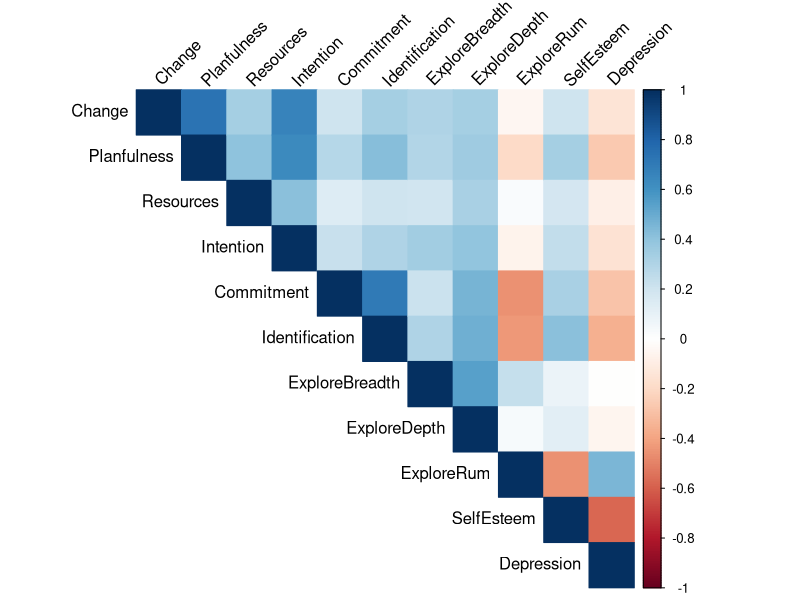

R code for this plot: (Note: this script raises an error after producing the figure.)
### Laura Maria Fetz
### Reshaping the essence of personal growth, identity formation, and well-being
### Last updated 3rd of October 2026

#------------------------------------------------------------------------------- LOADING DATA AND PACKAGES
# Load packages
library(lavaan)
library(corrplot)
library(tidyverse)

# Import correlation matrix
data <- c(0.73,
          0.33, 0.40,
          0.66, 0.63, 0.41,
          0.20, 0.28, 0.14, 0.22,
          0.33, 0.42, 0.20, 0.30, 0.70,
          0.30, 0.29, 0.19, 0.34, 0.21, 0.30,
          0.33, 0.35, 0.32, 0.39, 0.46, 0.48, 0.54,
          -0.05, -0.20, 0.02, -0.07, -0.46, -0.44, 0.23, 0.03,
          0.20, 0.33, 0.18, 0.24, 0.32, 0.41, 0.08, 0.12, -0.46,
          -0.15, -0.27, -0.09, -0.16, -0.29, -0.36, -0.01, -0.06, 0.45, -0.58)


# Summary statistics
N   <- 551
M   <- c(3.04, 2.97, 2.33, 3.17, 3.54, 3.47, 3.53, 3.17, 2.58, 3.11, 0.91)
SDs <- c(0.86, 0.91, 1.14, 0.88, 0.95, 0.85, 0.78, 0.80, 0.96, 0.64, 0.65)

# Variable names
obsnames <- c("Change", "Planfulness", "Resources", "Intention", 
              "Commitment", "Identification", "ExploreBreadth", "ExploreDepth", 
              "ExploreRum", "SelfEsteem", "Depression")

#------------------------------------------------------------------------------- CORRELATION AND COVARIANCE MATRIX
# Correlation matrix
(corMat <- getCov(data, diagonal = FALSE, names = obsnames))


# Create a heatmap
corrplot(corMat, method = "color", type = "upper", 
         tl.col = "black", tl.srt = 45)


# Covariance matrix
(covMat <- getCov(data, diagonal = FALSE, sds= SDs, names = obsnames))

#------------------------------------------------------------------------------- INITIAL MODEL
# Define model
model1 <- '
    # Regressions
    Commitment       ~         b52*Planfulness
    Identification   ~         b62*Planfulness
    ExploreBreadth   ~         b74*Intention
    ExploreDepth     ~         b83*Resources + b84*Intention
    ExploreRum       ~         b91*Change + b92*Planfulness + b93*Resources
    SelfEsteem       ~         b102*Planfulness + b106*Identification + 
                               b107*ExploreBreadth + b109*ExploreRum
    Depression       ~         b112*Planfulness + b116*Identification + 
                               b119*ExploreRum

    # Residual variance
    Change          ~~         p11*Change
    Planfulness     ~~         p22*Planfulness
    Resources       ~~         p33*Resources
    Intention       ~~         p44*Intention
    Commitment      ~~         p55*Commitment
    Identification  ~~         p66*Identification
    ExploreBreadth  ~~         p77*ExploreBreadth
    ExploreDepth    ~~         p88*ExploreDepth
    ExploreRum      ~~         p99*ExploreRum
    SelfEsteem      ~~         p1010*SelfEsteem
    Depression      ~~         p1111*Depression
'

# Run model
model1Out <- lavaan(model1, sample.cov = covMat, 
                    sample.nobs = N, likelihood = "wishart")

# Print summary
summary(model1Out, standardized = TRUE, fit = TRUE)


#------------------------------------------------------------------------------- UPDATE MODELS ADDING ONLY COVARIANCES
# Adjust critical value for 40 df
crit <- qchisq(.05/40, df=1, lower.tail = TRUE)

# Modification indices
modificationIndices(model1Out, sort. = TRUE, minimum.value = crit)
 
# Update model
model2 <- c(model1, 'Planfulness ~~ p1122*Change')


# Run model
model2Out <- lavaan(model2, sample.cov = covMat,
                    sample.nobs = N, likelihood = "wishart")

# Print summary
summary(model2Out, fit = TRUE)


# Adjust critical value for 39 df
crit <- qchisq(.05/39, df=1, lower.tail = TRUE)

# Modification indices
modificationIndices(model2Out, sort. = TRUE, minimum.value = crit)

# Update model
model3 <- c(model2, 'Commitment ~~ p6655*Identification')


# Run model
model3Out <- lavaan(model3, sample.cov = covMat,
                    sample.nobs = N, likelihood = "wishart")

# Print summary
summary(model3Out, fit = TRUE)
 
 
# Adjust critical value for 38 df
crit <- qchisq(.05/38, df=1, lower.tail = TRUE)

# Modification indices
modificationIndices(model3Out, sort. = TRUE, minimum.value = crit)

# Update model
model4 <- c(model3, 'ExploreBreadth ~~ p8877*ExploreDepth')


# Run model
model4Out <- lavaan(model4, sample.cov = covMat,
                    sample.nobs = N, likelihood = "wishart")

# Print summary
summary(model4Out, fit = TRUE)
 

# Adjust critical value for 37 df
crit <- qchisq(.05/37, df=1, lower.tail = TRUE)

# Modification indices
modificationIndices(model4Out, sort. = TRUE, minimum.value = crit)
 
# Update model
model5 <- c(model4, 'SelfEsteem ~~ p1110*Depression')


# Run model
model5Out <- lavaan(model5, sample.cov = covMat,
                    sample.nobs = N, likelihood = "wishart")

# Print summary
summary(model5Out, fit = TRUE)
 

# Adjust critical value for 36 df
crit <- qchisq(.05/36, df=1, lower.tail = TRUE)

# Modification indices
modificationIndices(model5Out, sort. = TRUE, minimum.value = crit)
 
# Update model
model6 <- c(model5, 'Intention ~~ p3344*Resources')


# Run model
model6Out <- lavaan(model6, sample.cov = covMat,
                    sample.nobs = N, likelihood = "wishart")

# Print summary
summary(model6Out, fit = TRUE)
 

# Adjust critical value for 35 df
crit <- qchisq(.05/35, df=1, lower.tail = TRUE)

# Modification indices
modificationIndices(model6Out, sort. = TRUE, minimum.value = crit)
 
# Update model
model7 <- c(model6, 'Intention ~~ p1144*Change')

# Run model
model7Out <- lavaan(model7, sample.cov = covMat,
                    sample.nobs = N, likelihood = "wishart")

# Print summary
summary(model7Out, fit = TRUE)
 
 
# Adjust critical value for 34 df
crit <- qchisq(.05/34, df=1, lower.tail = TRUE)

# Modification indices
modificationIndices(model7Out, sort. = TRUE, minimum.value = crit)

# Update model
model8 <- c(model7, 'Planfulness ~~ p4422*Intention')


# Run model
model8Out <- lavaan(model8, sample.cov = covMat,
                    sample.nobs = N, likelihood = "wishart")
# Print summary
summary(model8Out, fit = TRUE)
 
 
# Adjust critical value for 33 df
crit <- qchisq(.05/33, df=1, lower.tail = TRUE)

# Modification indices
modificationIndices(model8Out, sort. = TRUE, minimum.value = crit)
 
# Update model
model9<- c(model8, 'ExploreBreadth ~~ p9977*ExploreRum')


# Run model
model9Out <- lavaan(model9, sample.cov = covMat,
                    sample.nobs = N, likelihood = "wishart")
# Print summary
summary(model9Out, fit = TRUE)
 

 
# Adjust critical value for 32 df
crit <- qchisq(.05/32, df=1, lower.tail = TRUE)

# Modification indices
modificationIndices(model9Out, sort. = TRUE, minimum.value = crit)
 
# Update model
model10<- c(model9, 'Planfulness ~~ p3322*Resources')


# Run model
model10Out <- lavaan(model10, sample.cov = covMat,
                     sample.nobs = N, likelihood = "wishart")
# Print summary
summary(model10Out, fit = TRUE)
 
 
# Adjust critical value for 31 df
crit <- qchisq(.05/31, df=1, lower.tail = TRUE)

# Modification indices
modificationIndices(model10Out, sort. = TRUE, minimum.value = crit)
 
# Update model
model11<- c(model10, 'Resources ~~ p1133*Change')


# Run model
model11Out <- lavaan(model11, sample.cov = covMat,
                     sample.nobs = N, likelihood = "wishart")
# Print summary
summary(model11Out, fit = TRUE)
 
 
# Adjust critical value for 30 df
crit <- qchisq(.05/30, df=1, lower.tail = TRUE)

# Modification indices
modificationIndices(model11Out, sort. = TRUE, minimum.value = crit)
 
# Update model
model12<- c(model11, 'Identification ~~ p9966*ExploreRum')


# Run model
model12Out <- lavaan(model12, sample.cov = covMat,
                     sample.nobs = N, likelihood = "wishart")

# Print summary
summary(model12Out, fit = TRUE)
 

# Adjust critical value for 29 df
crit <- qchisq(.05/29, df=1, lower.tail = TRUE)

# Modification indices
modificationIndices(model12Out, sort. = TRUE, minimum.value = crit)
 
# Update model
model13<- c(model12, 'Commitment ~~ p9955*ExploreRum')


# Run model
model13Out <- lavaan(model13, sample.cov = covMat,
                     sample.nobs = N, likelihood = "wishart")

# Print summary
summary(model13Out, fit = TRUE)
 

# Adjust critical value for 28 df
crit <- qchisq(.05/28, df=1, lower.tail = TRUE)

# Modification indices
modificationIndices(model13Out, sort. = TRUE, minimum.value = crit)
 
# Update model
model14<- c(model13, 'ExploreDepth ~~ p9988*ExploreRum')


# Run model
model14Out <- lavaan(model14, sample.cov = covMat,
                     sample.nobs = N, likelihood = "wishart")

# Print summary
summary(model14Out, fit = TRUE)
 

 
# Adjust critical value for 27 df
crit <- qchisq(.05/27, df=1, lower.tail = TRUE)

# Modification indices
modificationIndices(model14Out, sort. = TRUE, minimum.value = crit)
 
# Update model
model15<- c(model14, 'Commitment ~~ p8855*ExploreDepth')


# Run model
model15Out <- lavaan(model15, sample.cov = covMat,
                     sample.nobs = N, likelihood = "wishart")

# Print summary
summary(model15Out, fit = TRUE)
 

# Adjust critical value for 26 df
crit <- qchisq(.05/26, df=1, lower.tail = TRUE)

# Modification indices
modificationIndices(model15Out, sort. = TRUE, minimum.value = crit)
 
# Update model
model16<- c(model15, 'Identification ~~ p7766*ExploreDepth')


# Run model
model16Out <- lavaan(model16, sample.cov = covMat,
                     sample.nobs = N, likelihood = "wishart")

# Print summary
summary(model16Out, fit = TRUE)
 
 
# Adjust critical value for 25 df
crit <- qchisq(.05/25, df=1, lower.tail = TRUE)

# Modification indices
modificationIndices(model16Out, sort. = TRUE, minimum.value = crit)

# Update model
model17<- c(model16, 'Identification ~~ p8866*ExploreBreadth')


# Run model
model17Out <- lavaan(model17, sample.cov = covMat,
                     sample.nobs = N, likelihood = "wishart")

# Print summary
summary(model17Out, fit = TRUE)

 
# Adjust critical value for 24 df
crit <- qchisq(.05/24, df=1, lower.tail = TRUE)

# Modification indices
modificationIndices(model17Out, sort. = TRUE, minimum.value = crit)
 
# Update model
model18<- c(model17, 'Commitment ~~ p7755*ExploreBreadth')


# Run model
model18Out <- lavaan(model18, sample.cov = covMat,
                     sample.nobs = N, likelihood = "wishart")

# Print summary
summary(model18Out, fit = TRUE)
 
 
# Adjust critical value for 23 df
crit <- qchisq(.05/23, df=1, lower.tail = TRUE)

# Modification indices
modificationIndices(model18Out, sort. = TRUE, minimum.value = crit)


#------------------------------------------------------------------------------- ADDING EFFECT
# Update model
model19<- c(model18, 'ExploreBreadth ~ b71*Change')

# Run model
model19Out <- lavaan(model19, sample.cov = covMat,
                     sample.nobs = N, likelihood = "wishart")

# Print summary
summary(model19Out, fit = TRUE)

 
#------------------------------------------------------------------------------- COMPARING MODELS
# Assuming model1Out to model19Out are your SEM model results
model_list <- list(model1Out, model2Out, model3Out, model4Out, model5Out,
                   model6Out, model7Out, model8Out, model9Out, model10Out,
                   model11Out, model12Out, model13Out, model14Out, model15Out,
                   model16Out, model17Out, model18Out, model19Out)

# Perform LRT
for(i in 2:length(model_list)) {
  lrt_result <- lavTestLRT(model_list[[i-1]], model_list[[i]])
  print(paste("Model", i-1, "vs Model", i, ":"))
  print(lrt_result)
}


#------------------------------------------------------------------------------- EXTRACTING FIT INDICES FOR PLOTTING 
# Function to extract model fit indices
extract_fit_indices <- function(model) {
  chi_square <- as.numeric(lavaan::fitMeasures(model, "chisq"))
  df <- as.numeric(lavaan::fitMeasures(model, "df"))
  rmsea <- as.numeric(lavaan::fitMeasures(model, "rmsea"))
  cfi <- as.numeric(lavaan::fitMeasures(model, "cfi"))
  
  return(c(chi_square = chi_square, df = df, rmsea = rmsea, cfi = cfi))
}

# Initialize an empty list to store the results
results <- list()

# Loop over the models and extract the fit indices
for (i in 1:19) {
  model_name <- paste0("model", i, "Out")
  model <- get(model_name)
  results[[model_name]] <- extract_fit_indices(model)
}

# Convert the results to a data frame for easier manipulation
results_df <- results %>%
  do.call(cbind, .) %>%
  t() %>%
  as.data.frame() 

# Transpose results for plotting
results_transposed_df <- results_df %>%
  mutate(Model = seq_len(nrow(results_df)))


#------------------------------------------------------------------------------- PLOTTING
# Create a line graph - RMSEA
plot(results_transposed_df$Model, results_transposed_df$rmsea,
     type = "l", # This specifies a line graph
     main = "RMSEA",
     xlab = "Model",
     ylab = "RMSEA")

# Add dots at each x value
points(results_transposed_df$Model, 
       results_transposed_df$rmsea, col = "black", pch = 19)  

# Add a red line for y = 0.05
abline(h = 0.05, col = "red", lty = 2)

# Adjust the x-axis to show every number
axis(1, at = 1:length(results_transposed_df$Model), 
     labels = results_transposed_df$Model)


# Create a line graph - Chi Square
plot(results_transposed_df$Model, results_transposed_df$chi_square,
     type = "l", # This specifies a line graph
     main = "Chi Square",
     xlab = "Model",
     ylab = "Chi Square")

# Add dots at each x value
points(results_transposed_df$Model, 
       results_transposed_df$chi_square, col = "black", pch = 19)  

# Adjust the x-axis to show every number
axis(1, at = 1:length(results_transposed_df$Model), 
     labels = results_transposed_df$Model)


# Create a line graph - CFI
plot(results_transposed_df$Model, results_transposed_df$cfi,
     type = "l", # This specifies a line graph
     main = "CFI",
     xlab = "Model",
     ylab = "CFI")

# Add dots at each x value
points(results_transposed_df$Model, 
       results_transposed_df$cfi, col = "black", pch = 19)  

# Add a red line for y = 0.9
abline(h = 0.9, col = "red", lty = 2)

# Add a red line for y = 0.95
abline(h = 0.95, col = "red", lty = 2)

# Adjust the x-axis to show every number
axis(1, at = 1:length(results_transposed_df$Model), 
     labels = results_transposed_df$Model)

#------------------------------------------------------------------------------- FINAL MODEL
# Define final model for transparency 
modelFinal <- '
    # Regressions
    Commitment       ~         b52*Planfulness
    Identification   ~         b62*Planfulness
    ExploreBreadth   ~         b74*Intention
    ExploreDepth     ~         b83*Resources + b84*Intention
    ExploreRum       ~         b91*Change + b92*Planfulness + b93*Resources
    SelfEsteem       ~         b102*Planfulness + b106*Identification + 
                               b107*ExploreBreadth + b109*ExploreRum
    Depression       ~         b112*Planfulness + b116*Identification + 
                               b119*ExploreRum

    # Residual variance
    Change          ~~         p11*Change
    Planfulness     ~~         p22*Planfulness
    Resources       ~~         p33*Resources
    Intention       ~~         p44*Intention
    
    Commitment      ~~         p55*Commitment
    Identification  ~~         p66*Identification
    ExploreBreadth  ~~         p77*ExploreBreadth
    ExploreDepth    ~~         p88*ExploreDepth
    ExploreRum      ~~         p99*ExploreRum
    
    SelfEsteem      ~~         p1010*SelfEsteem
    Depression      ~~         p1111*Depression
    
    # Covariance  
    Planfulness     ~~         p12*Change + p32*Resources + p43*Intention
    Resources       ~~         p13*Change
    Intention       ~~         p14*Change + p34*Resources
    
    Commitment      ~~         p65*Identification + p75*ExploreBreadth + 
                               p85*ExploreDepth + p95*ExploreRum
    Identification  ~~         p76*ExploreBreadth + p86*ExploreDepth + 
                               p96*ExploreRum
    ExploreBreadth  ~~         p87*ExploreDepth + p97*ExploreRum
    ExploreDepth    ~~         p98*ExploreRum
    
    SelfEsteem      ~~         p1110*Depression
'

# Run model
modelFinalOut <- lavaan(modelFinal, sample.cov = covMat, 
                        sample.nobs = N, likelihood = "wishart")

# Print summary
summary(modelFinalOut, standardized = TRUE, fit = TRUE)


#------------------------------------------------------------------------------- EQUIVALENCE TEST
# Compare fitMeasures of both models
fitMeasures(modelFinalOut)
fitMeasures(model18Out)

dir.create("results", showWarnings = FALSE)
write.csv(results_transposed_df, "results/model_fit.csv", row.names = FALSE)
write.csv(parameterEstimates(modelFinalOut, standardized = TRUE, ci = TRUE),
          "results/final_parameters.csv", row.names = FALSE)
capture.output(sessionInfo(), file = "results/session_info.txt")
